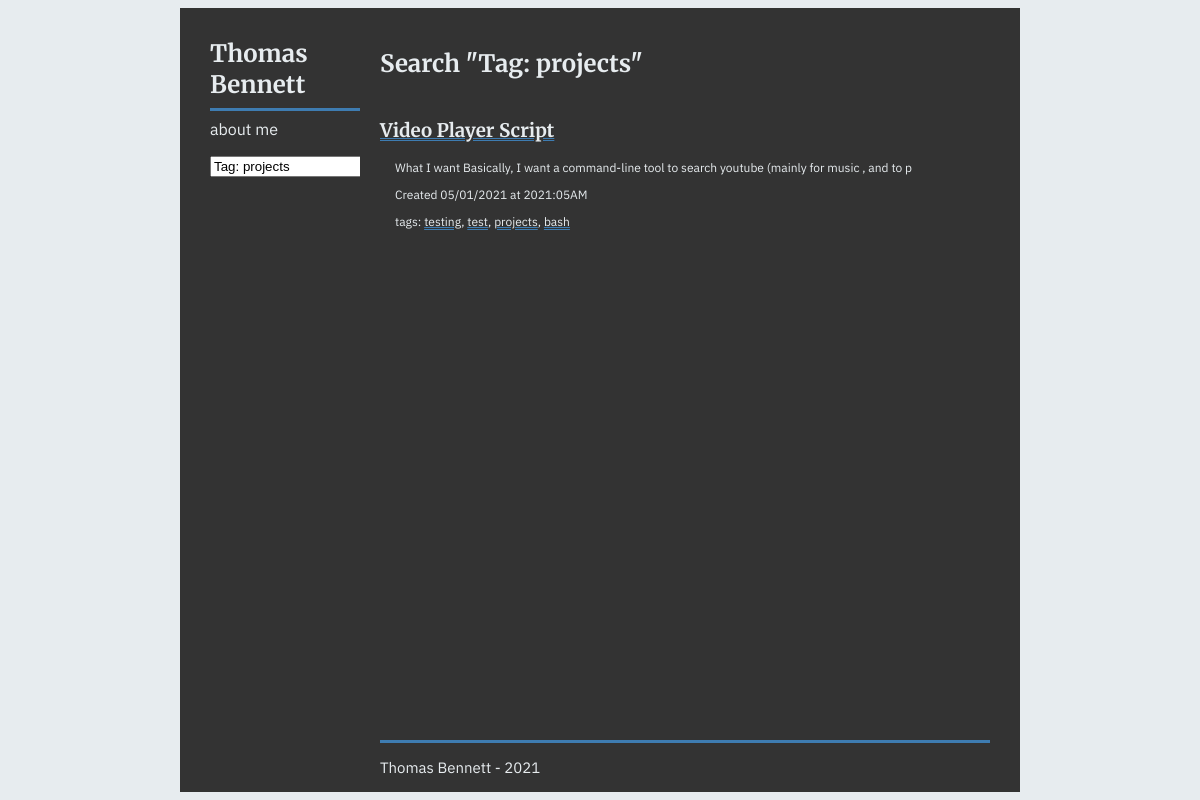
The app's page /?t=projects with its own data.
### app.py (models this page shows, shortened)
class Entry(flask_db.Model):
    title = CharField()
    slug = CharField(unique=True)
    summary = CharField()
    content = TextField()
    published = BooleanField(index=True)
    timestamp = DateTimeField(default=datetime.datetime.now, index=True)
    def get_tags(self):
        try:
            tags = [tag.tag.title for tag in self.tags]
        except:
            tags = []
        finally:
            return tags

class Tag(flask_db.Model):
    title = CharField(unique=True)
    @classmethod
    def search(cls, query):
        sanitized_query = Tag.sanitize_query(query)
        return (Entry
                .select()
                .join(EntryTag)
                .where(EntryTag.tag == Tag.get(Tag.title == sanitized_query))
                .order_by(Entry.timestamp.desc()) )
    @staticmethod
    def sanitize_query(query):
        return re.sub('[^\w]+', '_', query.lower())

### app.py (the view)
@app.route('/')
def index(q=None, t=None):
    search_query = request.args.get('q') or q
    tag_search_query = request.args.get('t') or t
    search_title=None
    if search_query:
        query = Entry.search(search_query)
        search_title = search_query
    elif tag_search_query:
        query = Tag.search(tag_search_query)
        search_title = "Tag: " + tag_search_query
    else:
        query = Entry.public().order_by(Entry.timestamp.desc())
    return object_list('index.html', query, search=search_title)

### templates/index.html (shortened to what this page needs)
{% extends "base.html" %}
{% block content_title %}{% if search %}Search "{{ search }}"{% else %}Blog entries{% endif %}{% endblock %}
{% block content %}
  {% for entry in object_list %}
    <h3>
      <a class='index-entry-title' href="{% if entry.published %}{{ url_for('detail', slug=entry.slug) }}{% else %}{{ url_for('edit', slug=entry.slug) }}{% endif %}">
        {{ entry.title }}
      </a>
    </h3>
    <div class="index-entry-info">
      <p>{{ entry.summary }}</p>
      <p class='index-entry-created'>Created {{ entry.timestamp.strftime('%m/%d/%Y at %G:%I%p') }}</p>
      <p>tags: {% for e in entry.get_tags() %}<a href='{{ url_for('index', t=e) }}'>{{ e }}</a>{% if not loop.last %}, {% endif %}{% endfor %}</p>
    </div>
    {% else %}
    <p>No entries have been created yet.</p>
  {% endfor %}
{% endblock %}

### static/css/main.css (style rules this page uses)
:root { --accent: #3E7CB1; --text-color: #E7ECEF; --background-color: #E7ECEF; --body-color: #333333; }
html { background-color: var(--background-color); display: flex; justify-content: center; align-items: stretch; min-height: 100%; }
body { max-width: 70%; background-color: var(--body-color); display: flex; flex-direction: row; justify-content: left; flex-grow: 1; font-family: 'IBM Plex Sans', sans-serif; color: var(--text-color); }
a:link { text-decoration: underline; text-decoration-color: var(--accent); text-decoration-style: double; color: var(--text-color); }
.index-entry-title { font-family: Merriweather; }
.index-entry-info { padding-left: 15px; font-size: 12px; }

### records on screen
Entry: title "Video Player Script", summary "What I want Basically, I want a command-line tool to search youtube (mainly for music , and to p", timestamp "05/01/2021 at 2021:05AM"
Tag: title "testing"
Tag: title "test"
Tag: title "projects"
Tag: title "bash"

### other values on screen
{{ search }} "Tag: projects"
